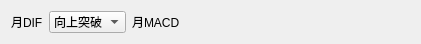
       <widget class="QWidget" name="widget_15" native="true">
        <property name="geometry">
         <rect>
          <x>1270</x>
          <y>440</y>
          <width>421</width>
          <height>40</height>
         </rect>
        </property>
        <layout class="QHBoxLayout" name="horizontalLayout_126">
         <item>
          <layout class="QHBoxLayout" name="horizontalLayout_37">
           <item>
            <widget class="QLabel" name="label_185">
             <property name="text">
              <string>月DIF</string>
             </property>
            </widget>
           </item>
           <item>
            <widget class="QComboBox" name="comboBox_38">
             <item>
              <property name="text">
               <string>向上突破</string>
              </property>
             </item>
             <item>
              <property name="text">
               <string>向下跌破</string>
              </property>
             </item>
            </widget>
           </item>
           <item>
            <widget class="QLabel" name="label_56">
             <property name="text">
              <string>月MACD</string>
             </property>
            </widget>
           </item>
          </layout>
         </item>
         <item>
          <spacer name="horizontalSpacer_78">
           <property name="orientation">
            <enum>Qt::Horizontal</enum>
           </property>
           <property name="sizeHint" stdset="0">
            <size>
             <width>40</width>
             <height>20</height>
            </size>
           </property>
          </spacer>
         </item>
        </layout>
       </widget>
